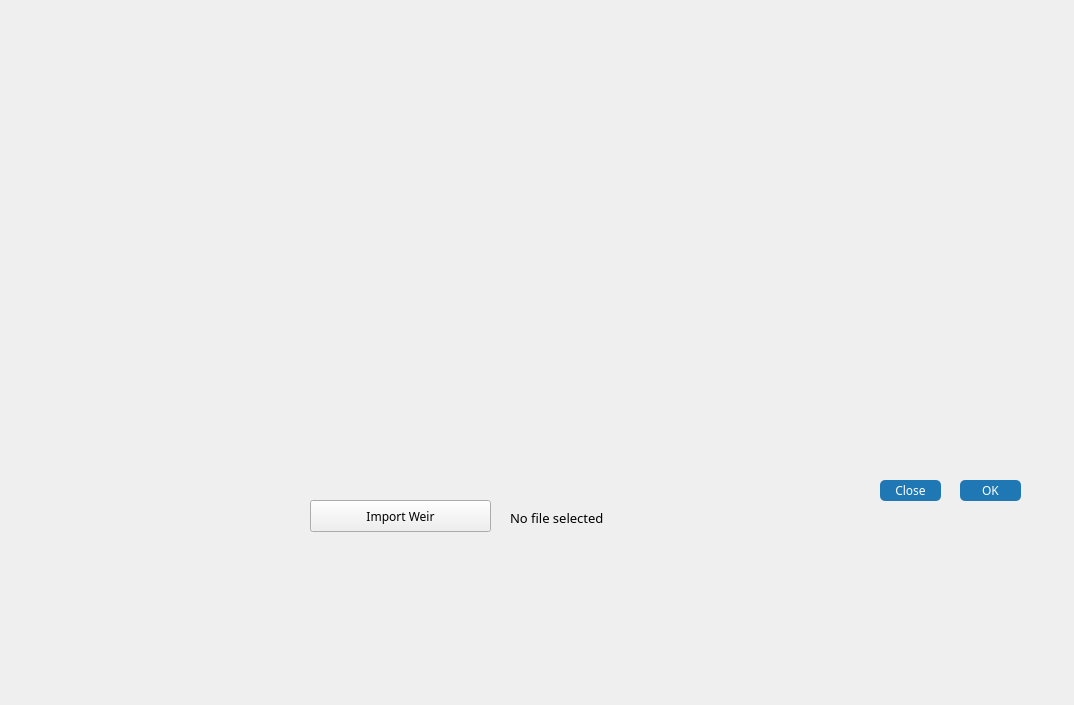
<?xml version="1.0" encoding="UTF-8"?>
<ui version="4.0">
 <class>Form</class>
 <widget class="QWidget" name="Form">
  <property name="geometry">
   <rect>
    <x>0</x>
    <y>0</y>
    <width>1074</width>
    <height>705</height>
   </rect>
  </property>
  <property name="windowTitle">
   <string>Form</string>
  </property>
  <widget class="QPushButton" name="createGraphButton">
   <property name="geometry">
    <rect>
     <x>960</x>
     <y>480</y>
     <width>61</width>
     <height>21</height>
    </rect>
   </property>
   <property name="font">
    <font>
     <family>Fira Code</family>
    </font>
   </property>
   <property name="styleSheet">
    <string notr="true">    QPushButton {
        background-color: #1f77b4;
        color: white;
	border-radius: 5px;
    }</string>
   </property>
   <property name="text">
    <string>OK</string>
   </property>
  </widget>
  <widget class="QPushButton" name="importWeirButton">
   <property name="geometry">
    <rect>
     <x>310</x>
     <y>500</y>
     <width>181</width>
     <height>32</height>
    </rect>
   </property>
   <property name="font">
    <font>
     <family>Fira Code</family>
    </font>
   </property>
   <property name="text">
    <string>Import Weir</string>
   </property>
  </widget>
  <widget class="QLabel" name="importWeirLabel">
   <property name="geometry">
    <rect>
     <x>510</x>
     <y>510</y>
     <width>561</width>
     <height>16</height>
    </rect>
   </property>
   <property name="font">
    <font>
     <family>Fira Code</family>
     <pointsize>10</pointsize>
     <bold>false</bold>
    </font>
   </property>
   <property name="text">
    <string>No file selected</string>
   </property>
  </widget>
  <widget class="QWidget" name="verticalLayoutWidget">
   <property name="geometry">
    <rect>
     <x>60</x>
     <y>30</y>
     <width>961</width>
     <height>441</height>
    </rect>
   </property>
   <layout class="QVBoxLayout" name="verticalLayout"/>
  </widget>
  <widget class="QPushButton" name="createGraphButton_2">
   <property name="geometry">
    <rect>
     <x>880</x>
     <y>480</y>
     <width>61</width>
     <height>21</height>
    </rect>
   </property>
   <property name="font">
    <font>
     <family>Fira Code</family>
    </font>
   </property>
   <property name="styleSheet">
    <string notr="true">    QPushButton {
        background-color: #1f77b4;
        color: white;
	border-radius: 5px;
    }</string>
   </property>
   <property name="text">
    <string>Close</string>
   </property>
  </widget>
 </widget>
 <resources/>
 <connections/>
</ui>
